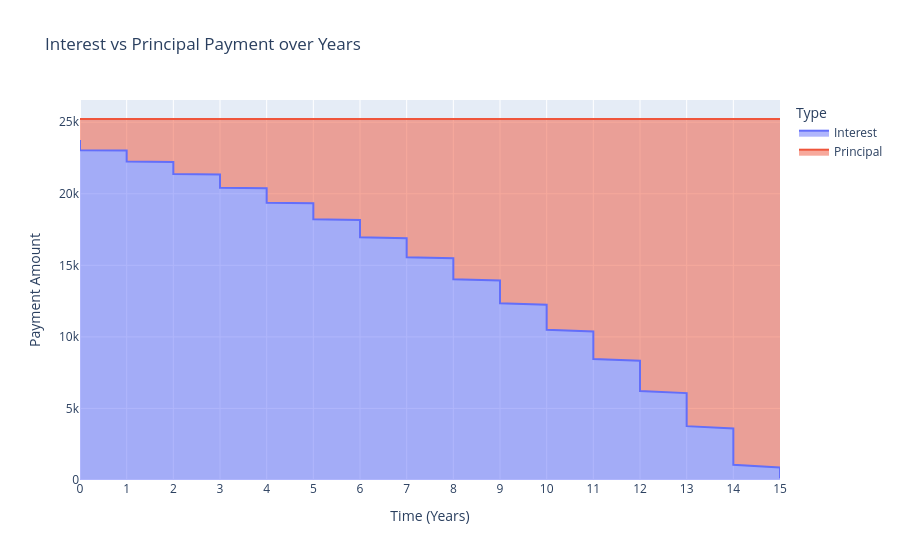

Notebook code for this chart:
### Code cell
fig = px.area(
    df,
    x="Year", 
    y=["Interest", "Principal"],
    title="Interest vs Principal Payment over Years",
    labels={"Year": "Time (Years)", "value": "Payment Amount", "variable": "Type"}
)

# Optional: Improve x-axis ticks to show whole years
fig.update_xaxes(dtick=1) 

fig.show()

### Figure 1 — Plotly figure (JSON) as saved in the notebook; plotly's stock layout.template omitted (floating-point values rounded to 4 significant figures; data arrays with more than 128 entries replaced by an {"elided": "..."} marker saying what was removed)
{"data": [{"fillpattern": {"shape": ""}, "hovertemplate": "Type=Interest<br>Time (Years)=%{x}<br>Payment Amount=%{y}<extra></extra>", "legendgroup": "Interest", "line": {"color": "#636efa"}, "marker": {"symbol": "circle"}, "mode": "lines", "name": "Interest", "orientation": "v", "showlegend": true, "stackgroup": "1", "type": "scatter", "x": {"elided": "184 int values"}, "xaxis": "x", "y": {"elided": "184 float values"}, "yaxis": "y"}, {"fillpattern": {"shape": ""}, "hovertemplate": "Type=Principal<br>Time (Years)=%{x}<br>Payment Amount=%{y}<extra></extra>", "legendgroup": "Principal", "line": {"color": "#EF553B"}, "marker": {"symbol": "circle"}, "mode": "lines", "name": "Principal", "orientation": "v", "showlegend": true, "stackgroup": "1", "type": "scatter", "x": {"elided": "184 int values"}, "xaxis": "x", "y": {"elided": "184 float values"}, "yaxis": "y"}], "layout": {"legend": {"title": {"text": "Type"}, "tracegroupgap": 0}, "title": {"text": "Interest vs Principal Payment over Years"}, "xaxis": {"anchor": "y", "domain": [0, 1], "dtick": 1, "title": {"text": "Time (Years)"}}, "yaxis": {"anchor": "x", "domain": [0, 1], "title": {"text": "Payment Amount"}}}}
